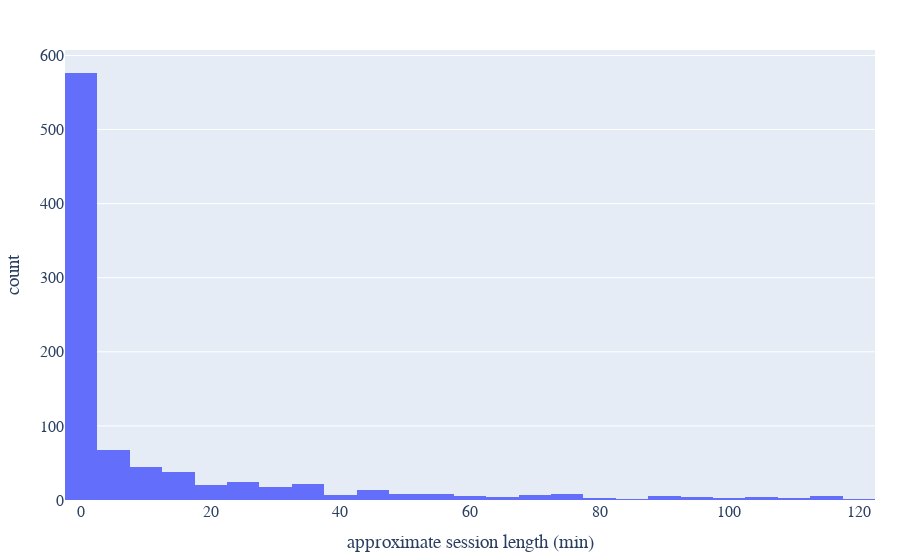

Write notebook code for a chart like this one.
### Markdown cell above
Under our cutoff, the distribution of session lengths seems quite reasonable.

### Code cell
short_session = (
    session
    .drop(long_session.index)
    .assign(
        approx_duration=lambda df: df["approx_duration"].dt.seconds / 60
    )
)

px.histogram(
    short_session,
    x="approx_duration",
    labels={"approx_duration": "approximate session length (min)"}
)

### Figure 1 — Plotly figure (JSON) as saved in the notebook; plotly's stock layout.template omitted (floating-point values rounded to 4 significant figures; data arrays with more than 128 entries replaced by an {"elided": "..."} marker saying what was removed)
{"data": [{"alignmentgroup": "True", "bingroup": "x", "hovertemplate": "approximate session length (min)=%{x}<br>count=%{y}<extra></extra>", "legendgroup": "", "marker": {"color": "#636efa", "pattern": {"shape": ""}}, "name": "", "offsetgroup": "", "orientation": "v", "showlegend": false, "type": "histogram", "x": {"elided": "901 float values"}, "xaxis": "x", "yaxis": "y"}], "layout": {"autosize": true, "barmode": "relative", "legend": {"tracegroupgap": 0}, "xaxis": {"anchor": "y", "autorange": true, "domain": [0, 1], "range": [-2.5, 122.5], "title": {"text": "approximate session length (min)"}, "type": "linear"}, "yaxis": {"anchor": "x", "autorange": true, "domain": [0, 1], "range": [0, 607.4], "title": {"text": "count"}}}}
